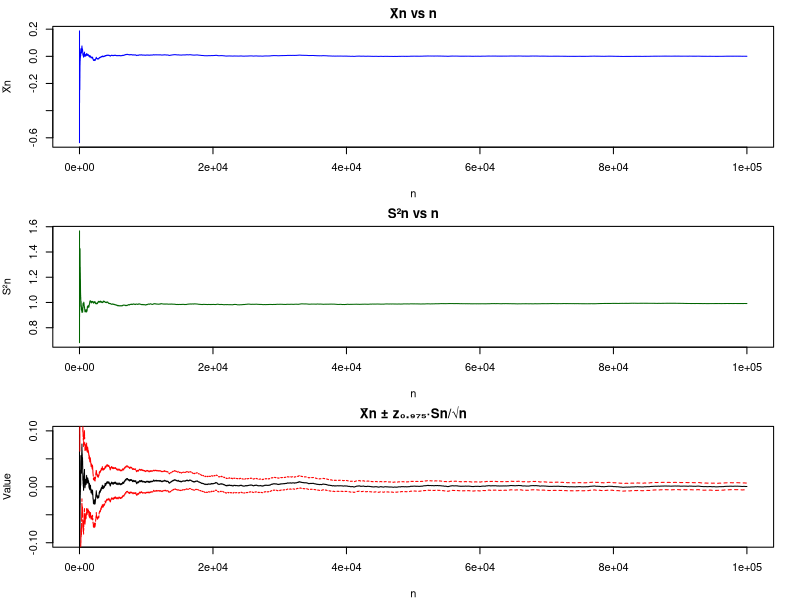
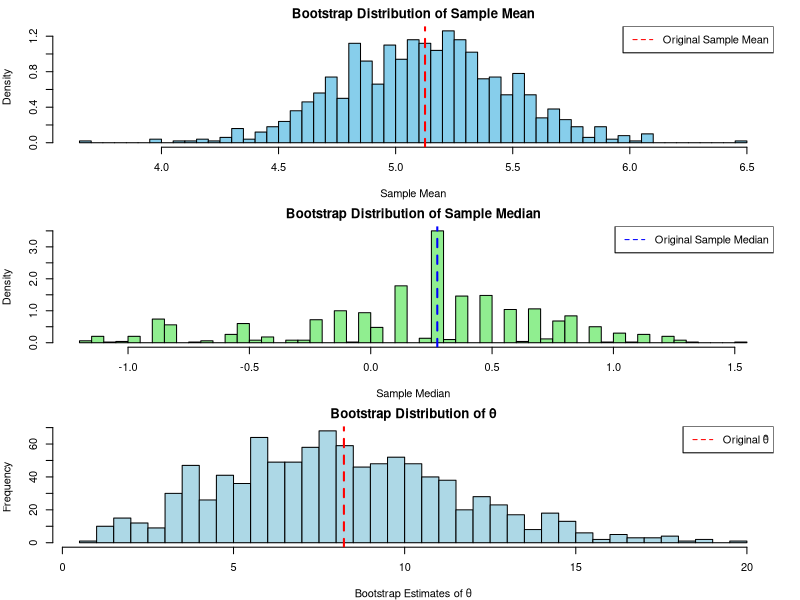

These figures' R source, in order:
#1-1
n_max = 300000
X = rnorm(n_max)
z975 = qnorm(0.975)


Xbar = numeric(n_max)
S2 = numeric(n_max)

# 初始化
Xbar[1] = X[1]
S2[1] = NA
M2 = 0

for (n in 2:n_max) {
    delta = X[n] - Xbar[n - 1]
    Xbar[n] = Xbar[n - 1] + delta / n
    M2 = M2 + delta * (X[n] - Xbar[n])
    S2[n] = M2 / (n - 1)
}

# 信賴區間
SE = sqrt(S2 / (1:n_max))
lower = Xbar - z975 * SE
upper = Xbar + z975 * SE

n_plot = 100000
par(mfrow = c(3, 1), mar = c(4, 4, 2, 2))
plot(1:n_plot, Xbar[1:n_plot], type = "l", col = "blue", main = "X̄n vs n", xlab = "n", ylab = "X̄n")
plot(1:n_plot, S2[1:n_plot], type = "l", col = "darkgreen", main = "S²n vs n", xlab = "n", ylab = "S²n")
plot(1:n_plot, Xbar[1:n_plot], type = "l", col = "black", ylim = c(-0.1, 0.1),
     main = "X̄n ± z₀.₉₇₅·Sn/√n", xlab = "n", ylab = "Value")
lines(1:n_plot, lower[1:n_plot], col = "red", lty = 2)
lines(1:n_plot, upper[1:n_plot], col = "red", lty = 2)




# 1-2
sequential_stop = function(d, max_iter = 1e7) {
    
    Xbar = 0
    M2 = 0
    for (n in 1:max_iter) {
        x = rnorm(1)
        delta = x - Xbar
        Xbar = Xbar + delta / n
        M2 = M2 + delta * (x - Xbar)
        if (n > 1) {
            S2 = M2 / (n - 1)
            SE = sqrt(S2) / sqrt(n)
            if (SE < d) return(n)
        }
    }
    return(NA) 
}

n_001 = sequential_stop(0.01)
n_0001 = sequential_stop(0.001)

print(n_001)
print(n_0001)


#2-1
stop_when_ci_small = function(generator_fn, ci_width = 0.001, alpha = 0.05, max_iter = 1e7) {
    z_alpha = qnorm(1 - alpha / 2)
    Xbar = 0
    M2 = 0
    
    for (n in 1:max_iter) {
        x = generator_fn()
        delta = x - Xbar
        Xbar = Xbar + delta / n
        M2 = M2 + delta * (x - Xbar)
        
        if (n > 1) {
            S2 = M2 / (n - 1)
            CI_len = 2 * z_alpha * sqrt(S2) / sqrt(n)
            if (CI_len <= ci_width) {
                return(list(mean = Xbar, n = n, ci_len = CI_len))
            }
        }
    }
    return(NULL)
}


integral_result = stop_when_ci_small(
    generator_fn = function() {
        u = runif(1)
        exp(u^2)
    },
    ci_width = 0.001
)
print(integral_result$mean) 
print(integral_result$n) 
print(integral_result$ci_len) 

#normal way
f = function(x) exp(x^2)
result = integrate(f, lower = 0, upper = 1)
print(result$value) 



##2-2
stop_when_ci_small_flex = function(generator_fn, ci_width = 0.1, alpha = 0.05, max_iter = 1e7) {
  z_alpha = qnorm(1 - alpha / 2)
  Xbar = 0
  M2 = 0
  
  for (n in 1:max_iter) {
    x = generator_fn()
    delta = x - Xbar
    Xbar = Xbar + delta / n
    M2 = M2 + delta * (x - Xbar)
    
    if (n > 1) {
      S2 = M2 / (n - 1)
      if (S2 > 0) {  
        CI_len = 2 * z_alpha * sqrt(S2) / sqrt(n)
        if (CI_len <= ci_width) {
          return(list(mean = Xbar, n = n, ci_len = CI_len))
        }
      }
    }
  }
  return(NULL)
}

pi_result = stop_when_ci_small_flex(
  generator_fn = function() {
    u1 = runif(1)
    u2 = runif(1)
    x = 2 * u1 - 1
    y = 2 * u2 - 1
    inside = ifelse(x^2 + y^2 <= 1, 1, 0)
    4 * inside
  },
  ci_width = 0.1
)

print(pi_result$mean)
print(pi_result$n)
print(pi_result$ci_len)
# #2-2
# stop_when_ci_small_flex = function(generator_fn, ci_width = 0.1, alpha = 0.05, max_iter = 1e7, min_n = 30) {
#   z_alpha = qnorm(1 - alpha / 2)
#   Xbar = 0
#   M2 = 0
#   
#   for (n in 1:max_iter) {
#     x = generator_fn()
#     delta = x - Xbar
#     Xbar = Xbar + delta / n
#     M2 = M2 + delta * (x - Xbar)
#     
#     if (n >= min_n) { 
#       S2 = M2 / (n - 1)
#       CI_len = 2 * z_alpha * sqrt(S2) / sqrt(n)
#       if (CI_len <= ci_width) {
#         return(list(mean = Xbar, n = n, ci_len = CI_len))
#       }
#     }
#   }
#   return(NULL)
# }
# 
# 
# pi_result = stop_when_ci_small_flex(
#   generator_fn = function() {
#     u1 = runif(1)
#     u2 = runif(1)
#     x = 2 * u1 - 1
#     y = 2 * u2 - 1
#     inside = ifelse(x^2 + y^2 <= 1, 1, 0)
#     4 * inside
#   },
#   ci_width = 0.1,
#   min_n = 30  
# )
# 
# print(pi_result$mean)
# print(pi_result$n)
# print(pi_result$ci_len)



#cauchy
# --- 平均值的 bootstrap ---
n = 30
original_sample = rnorm(n, mean = 5, sd = 2)
original_mean = mean(original_sample)

B = 1000
bootstrap_means = numeric(B)

for (b in 1:B) {
    resample = sample(original_sample, size = n, replace = TRUE)
    bootstrap_means[b] = mean(resample)
}

hist(bootstrap_means, breaks = 40, probability = TRUE,
     main = "Bootstrap Distribution of Sample Mean",
     xlab = "Sample Mean", col = "skyblue")
abline(v = original_mean, col = "red", lwd = 2, lty = 2)
legend("topright", legend = c("Original Sample Mean"), col = c("red"), lty = 2)

ci_mean = quantile(bootstrap_means, c(0.025, 0.975))
print(paste("Bootstrap 95% CI for mean:", ci_mean[1], "to", ci_mean[2]))
print(paste("Original sample mean:", original_mean))


# --- 中位數的 bootstrap（用 Cauchy 分布）---
original_sample = rcauchy(n)
original_median = median(original_sample)

bootstrap_medians = numeric(B)

for (b in 1:B) {
    resample = sample(original_sample, size = n, replace = TRUE)
    bootstrap_medians[b] = median(resample)
}

hist(bootstrap_medians, breaks = 40, probability = TRUE,
     main = "Bootstrap Distribution of Sample Median",
     xlab = "Sample Median", col = "lightgreen")
abline(v = original_median, col = "blue", lwd = 2, lty = 2)
legend("topright", legend = c("Original Sample Median"), col = c("blue"), lty = 2)

ci_median = quantile(bootstrap_medians, c(0.025, 0.975))
print(paste("Bootstrap 95% CI for median:", ci_median[1], "to", ci_median[2]))
print(paste("Original sample median:", original_median))


# --- Bootstrap MSE of sample variance ---
X = rcauchy(n)
theta_hat = var(X)
theta_boot = numeric(B)

for (b in 1:B) {
    X_star = sample(X, size = n, replace = TRUE)
    theta_boot[b] = var(X_star)
}

bootstrap_mse = mean((theta_boot - theta_hat)^2)
print(paste("原樣本估計的 θ =", theta_hat))
print(paste("Bootstrap MSE(θ̂) ≈", bootstrap_mse))

hist(theta_boot, breaks = 40, col = "lightblue",
     main = "Bootstrap Distribution of θ̂",
     xlab = "Bootstrap Estimates of θ")
abline(v = theta_hat, col = "red", lwd = 2, lty = 2)
legend("topright", legend = "Original θ̂", col = "red", lty = 2)


# --- 理論公式 vs bootstrap 模擬的 MSE ---
x = rnorm(50, mean = 10, sd = 2)
n = length(x)
xbar = mean(x)

bootstrap_mse_formula = sum((x - xbar)^2) / n^2

B = 100000
boot_means = replicate(B, mean(sample(x, size = n, replace = TRUE)))
bootstrap_mse_empirical = mean((boot_means - xbar)^2)

print(paste("Bootstrap MSE (理論公式) =", bootstrap_mse_formula))
print(paste("Bootstrap MSE (模擬近似) =", bootstrap_mse_empirical))


##3

x = c(1, 2, 6)
n = length(x)

samples <- as.matrix(expand.grid(x, x, x))


boot_mean   = rowMeans(samples)                  
boot_median = apply(samples, 1, median)         
boot_var = apply(samples, 1, function(v) {        
  m = mean(v)
  sum((v - m)^2) / (n - 1)
})

orig_mean   = mean(x)
orig_median = median(x)
orig_var    = var(x)


mse_mean    = mean((boot_mean   - orig_mean)^2)           
var_mean    = mean((boot_mean   - mean(boot_mean))^2)      
var_median  = mean((boot_median - mean(boot_median))^2)    
mse_median  = mean((boot_median - orig_median)^2)    

var_var     = mean((boot_var    - mean(boot_var))^2)       


print(mse_mean)
print(var_mean)
print(var_median)
print(var_var)




#27種(錯的)
x = c(1, 2, 6)
n = length(x)


samples = expand.grid(x, x, x)

means = apply(samples, 1, mean)
medians = apply(samples, 1, median)
vars = apply(samples, 1, var)

orig_mean = mean(x)
orig_median = median(x)
orig_var = var(x)

mse_mean = mean((means - orig_mean)^2)

var_mean = var(means)
var_median = var(medians)
var_var = var(vars)

print(mse_mean)
print(var_mean)
print(var_median)
print(var_var)









# 1、2 理論值
s2 = var(x)
theory_var_mean = s2 / n

print(theory_var_mean)



##MSE 
set.seed(42)
x = c(1, 2, 6)
n = length(x)
B = 10000

# 原樣本統計量
theta_hat = mean(x)

# Bootstrap 模擬
boot_means = numeric(B)
for (b in 1:B) {
    x_star = sample(x, size = n, replace = TRUE)
    boot_means[b] = mean(x_star)
}

# Bootstrap MSE
mse_b = mean((boot_means - theta_hat)^2)

# 信賴區間
ci = quantile(boot_means, c(0.025, 0.975))

print(mse_b)
print(ci[1],ci[2])



x = c(5.2, 6.1, 4.8, 5.9, 5.5)
n = length(x)

mu_hat = mean(x)
sigma_hat = sd(x)

B = 10000
boot_means = numeric(B)

for (b in 1:B) {
    x_star = rnorm(n, mean = mu_hat, sd = sigma_hat)
    boot_means[b] = mean(x_star)
}

# 統計分析
ci = quantile(boot_means, c(0.025, 0.975))
print(paste("95% Parametric Bootstrap CI for mean =", ci[1], "to", ci[2]))


##4
set.seed(100)
X = rnorm(100, mean = 5, sd = 2)  
n = length(X)
theta_hat = mean(X)       


##4-1
B = 10000
boot_means_np = replicate(B, mean(sample(X, size = n, replace = TRUE)))

# Bias
bias_np = mean(boot_means_np) - theta_hat
print(bias_np)


##4-2
var_np = var(boot_means_np)
print(var_np)





##4-3
mu_hat = mean(X)
sigma_hat = sd(X)

boot_means_p = replicate(B, mean(rnorm(n, mean = mu_hat, sd = sigma_hat)))


##4-4
ci_boot = quantile(boot_means_np, c(0.025, 0.975))
print(ci_boot[1])
print(ci_boot[2])


##4-5
z975 = qnorm(0.975)
ci_exact = c(theta_hat - z975 * sd(X)/sqrt(n),
             theta_hat + z975 * sd(X)/sqrt(n))
print(ci_exact[1])
print(ci_exact[2])










# set.seed(100)
# X = rnorm(100, mean = 5, sd = 2)  # 原始樣本
# n = length(X)
# B = 10000                         # 重抽樣次數
# 
# # Step 1: 用樣本估參數
# mu_hat = mean(X)
# sigma_hat = sd(X)
# 
# # Step 2: Parametric Bootstrap
# boot_means_p = replicate(B, {
#     X_star = rnorm(n, mean = mu_hat, sd = sigma_hat)  # 從 N(μ̂, σ̂) 抽樣
#     mean(X_star)                                      # 算樣本平均
# })
# 
# # Step 3: 結果視覺化與描述
# hist(boot_means_p, breaks = 40, col = "lightblue", probability = TRUE,
#      xlab = "Bootstrap Sample Mean (Parametric)")
# 
# abline(v = mu_hat, col = "red", lwd = 2, lty = 2)
# # 比較理論分布
# curve(dnorm(x, mean = mu_hat, sd = sigma_hat / sqrt(n)), 
#       col = "darkgreen", lwd = 2, add = TRUE)














